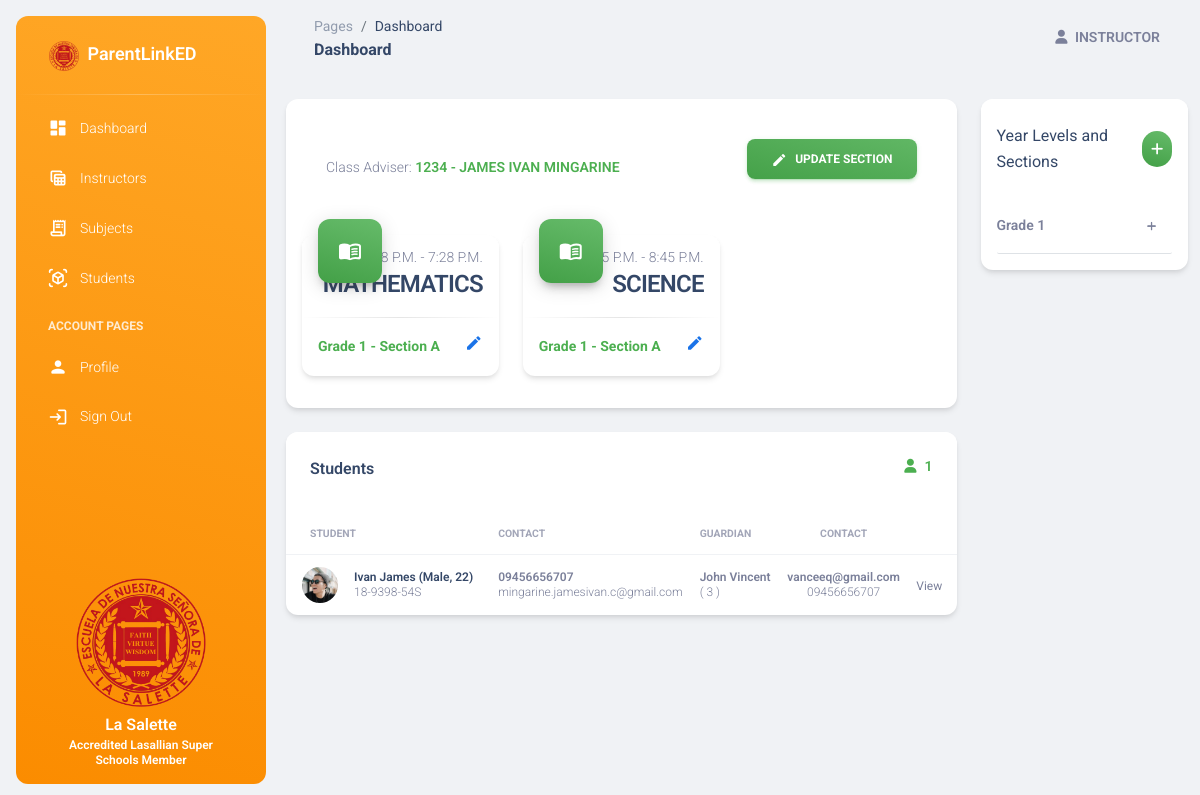
Screenshot of /section/grade-1-section-a/ (signed in) with the database file from the repository.
### base/models.py (models this page shows, shortened)
class YearLevelSection(models.Model):
    year_levels = [
        ('Grade 1', 'Grade 1'),
        ('Grade 2', 'Grade 2'),
        ('Grade 3', 'Grade 3'),
        ('Grade 4', 'Grade 4'),
        ('Grade 5', 'Grade 5'),
        ('Grade 6', 'Grade 6'),
    ]
    year_level = models.CharField(max_length=10, choices=year_levels)
    section = models.CharField(max_length=10)
    subjects = models.ManyToManyField(Subject, null=True, blank=True, related_name='year_level_sections')
    instructor = models.ForeignKey(Instructor, on_delete=models.CASCADE, related_name='year_level_sections', null = True, blank = True)
    slug = models.SlugField(max_length=255, unique=True, null=True, blank=True)
    def __str__(self):
        return f"{self.year_level} - {self.section}"

class Instructor(models.Model):
    user = models.OneToOneField(User, on_delete=models.CASCADE)
    employee_id = models.CharField(max_length=100, null = True, blank = True)
    contact_number = models.CharField(max_length=11, null = True, blank = True)
    address = models.CharField(max_length=255, null = True, blank = True)
    avatar = models.ImageField(upload_to='avatars/', default = '/default_avatar.png', null = True, blank = True)
    date_created = models.DateTimeField(auto_now_add=True, null = True, blank = True)
    def __str__(self):
        return f"{self.employee_id} - {self.user.first_name} {self.user.last_name}"

class Subject(models.Model):
    name = models.CharField(max_length=100)
    subject_code = models.CharField(max_length=100, null=True, blank=True)
    description = models.TextField(blank=True, null=True)
    day = models.CharField(max_length=100)
    start_time = models.TimeField()
    end_time = models.TimeField()
    slug = models.SlugField(max_length=255, unique=True, null=True, blank=True)

class Student(models.Model):
    firstname = models.CharField(max_length=100)
    lastname = models.CharField(max_length=100)
    student_id = models.CharField(max_length=100, null = True, blank = True)
    avatar = models.ImageField(upload_to='avatars/', default = '/default_avatar.png', null = True, blank = True)
    gender = models.CharField(max_length=10, null = True, blank = True)
    age = models.IntegerField(null = True, blank = True)
    year_level_section = models.ForeignKey(YearLevelSection, on_delete=models.CASCADE)
    date_created = models.DateTimeField(auto_now_add=True, null = True, blank = True)

class Guardian(models.Model):
    user = models.OneToOneField(User, on_delete=models.CASCADE)
    student = models.ManyToManyField(Student, related_name='guardians')
    age = models.IntegerField(null = True, blank = True)
    address = models.CharField(max_length=100, null = True, blank = True)
    contact_number = models.CharField(max_length=11, null = True, blank = True)
    gender = models.CharField(max_length=10, null = True, blank = True)
    avatar = models.ImageField(upload_to='avatars/', default = '/default_avatar.png', null = True, blank = True)
    relationship = models.CharField(max_length=100, null = True, blank = True)
    date_created = models.DateTimeField(auto_now_add=True, null = True, blank = True)

### base/views.py (the view)
# urls.py: path('section/<slug:section_slug>/', views.section_detail, name='section_detail'),
@login_required
def section_detail(request, section_slug):
    year_level_section = get_object_or_404(YearLevelSection, slug=section_slug)
    subjects = year_level_section.subjects.all()
    students = year_level_section.student_set.all()
    grouped_sections = get_grouped_sections()
    context = {
        'year_level_section': year_level_section,
        'subjects': subjects,
        'students': students,
        'grouped_sections': grouped_sections
    }
    return render(request, 'base/admin/sections.html', context)

### base/views.py (called while the page is built)
def get_grouped_sections():
    year_level_sections = YearLevelSection.objects.annotate(student_count=Count('student')).order_by('id', 'section')
    grouped_sections = {}
    for section in year_level_sections:
        year_level = section.year_level
        if year_level not in grouped_sections:
            grouped_sections[year_level] = []
        grouped_sections[year_level].append(section)
    return grouped_sections

### base/templates/base/admin/sections.html (shortened to what this page needs)
{% extends 'base.html' %}
{% block content %}
<div class="row">
  <div class="col-lg-9 col-md-7 mb-md-0 mb-4">
      <div class="card p-3">
        <div class="card-header d-flex justify-content-between align-items-center">
          <p class="text-sm mb-0">
            Class Adviser:
            <span class="font-weight-bold text-success text-uppercase"> {{ year_level_section.instructor }}</span>
          </p>
            <div class="dropdown ms-auto">
              <a type="button" href="javascript:;" class="btn text-white bg-gradient-success cursor-pointer" id="dropdownTable2" data-bs-toggle="dropdown" aria-expanded="false">
                <i class="material-icons text-md me-2">edit</i>Update Section
              </a>
            </div>
        </div>
        <div class="row">
          {% if subjects %}
            {% for subj in subjects %}
            <div class="col-xl-4 col-sm-6 mb-xl-0 mt-3 mb-4">
              <div class="card mb-3">
                  <div class="card-header p-3 pt-2">
                    <div class="icon icon-lg icon-shape bg-gradient-success shadow-dark text-center border-radius-xl mt-n4 position-absolute">
                        <i class="material-icons opacity-10">menu_book</i>
                    </div>
                    <div class="text-end pt-1">
                        <p class="text-sm mb-0 text-capitalize">{{ subj.day}} {{ subj.start_time}} - {{ subj.end_time}}</p>
                        <h4 class="mb-0 text-uppercase">{{subj.name}}</h4>
                    </div>
                  </div>
                  <hr class="dark horizontal my-0">
                  <div class="card-footer p-3 d-flex justify-content-between align-items-center">
                    <p class="mb-0 text-sm text-capitalize"><span class="text-success text-sm font-weight-bolder"> {{ year_level_section.year_level }} - {{ year_level_section.section }}</span></p>
                      <a type="button" class="text-info" data-bs-toggle="modal" data-bs-target="#edit_subject"
                        data-subject-id="{{ subj.id }}"
                        data-subject-name="{{ subj.name }}"
                        data-day="{{ subj.day }}"
                        data-start-time="{{ subj.start_time|date:'H:i' }}"
                        data-end-time="{{ subj.end_time|date:'H:i' }}"
                        data-description="{{ subj.description }}"
                      >
                        <i class="material-icons text-lg">edit</i>
                      </a>
                  </div>
              </div>
            </div>
            {% endfor %}
          {% else %}
            <p class="text-center">No subjects associated with this section </p>
          {% endif %}
        </div>
      </div>
    <div class="card mt-4">
      <div class="card-header d-flex justify-content-between">
          <h6>Students </h6>
          <p class="text-sm mb-0">
              <a href="" class="" type="button"><span class="font-weight-bold text-success ms-1"><i class="fa fa-user mx-2"></i>{{ students.count }}</span></a>
          </p>
      </div>
      <div class="table-responsive">
        <table class="table align-items-center mb-0 mt-0">
          <thead>
            <tr>
              <th class="text-uppercase text-secondary text-xxs font-weight-bolder opacity-7">Student</th>
              <th class="text-uppercase text-secondary text-xxs font-weight-bolder opacity-7 ps-2">Contact</th>
              <th class="text-uppercase text-secondary text-xxs font-weight-bolder opacity-7 ps-2">Guardian</th>
              <th class="text-center text-uppercase text-secondary text-xxs font-weight-bolder opacity-7">Contact</th>
              <th class="text-secondary opacity-7"></th>
            </tr>
          </thead>
          <tbody>
              {% for stud in students %}
              <tr>
                  <td>
                  <div class="d-flex px-2 py-1">
                      <div>
                      <img src="/static/assets/img/team-2.jpg" class="avatar avatar-sm me-3">
                      </div>
                      <div class="d-flex flex-column justify-content-center">
                      <h6 class="mb-0 text-xs">{{ stud.firstname }} {{ stud.lastname}} (Male, 22) </h6>
                      <p class="text-xs text-secondary mb-0">18-9398-54S</p>
                      </div>
                  </div>
                  </td>
                  <td>
                      <p class="text-xs font-weight-bold mb-0">09456656707</p>
                      <p class="text-xs text-secondary mb-0">mingarine.jamesivan.c@gmail.com</p>
                  </td>
                  <td>
                      {% for guard in stud.guardians.all %}
                    <p class="text-xs font-weight-bold mb-0">{{ guard.user.first_name }} {{ guard.user.last_name}}</p>
                    <p class="text-xs text-secondary mb-0">( {{ guard.user.id}} )</p>
                    {% empty %}
                      <p class="text-xs text-secondary mb-0">No Guardian Assigned</p>
                    {% endfor %}
                  </td>
                  <td class="text-center">
                    <p class="text-xs font-weight-bold mb-0">vanceeq@gmail.com</p>
                    <p class="text-xs text-secondary mb-0">09456656707</p>
                  </td>
                  <td class="align-middle">
                  <a href="javascript:;" class="text-secondary font-weight-normal text-xs" data-toggle="tooltip" data-original-title="Edit user">
                      View
                  </a>
                  </td>
              </tr>
              {% endfor %}
          </tbody>
        </table>
      </div>
    </div>
  </div>
  {% include 'base/admin/section_tab.html' %}
</div>
{% endblock %}

### templates/includes/nav.html (shortened to what this page needs)
<nav class="navbar navbar-main navbar-expand-lg px-0 mx-4 shadow-none border-radius-xl" id="navbarBlur" data-scroll="true">
    <div class="container-fluid py-1 px-3">
      <nav aria-label="breadcrumb">
        <ol class="breadcrumb bg-transparent mb-0 pb-0 pt-1 px-0 me-sm-6 me-5">
          <li class="breadcrumb-item text-sm"><a class="opacity-5 text-dark" href="javascript:;">Pages</a></li>
          <li class="breadcrumb-item text-sm text-dark active" aria-current="page">Dashboard</li>
        </ol>
        <h6 class="font-weight-bolder mb-0">Dashboard</h6>
      </nav>
      <div class="collapse navbar-collapse mt-sm-0 mt-2 me-md-0 me-sm-4" id="navbar">
        <ul class="navbar-nav  justify-content-end">
          <li class="nav-item d-flex align-items-center">
            <a href="../pages/sign-in.html" class="nav-link text-body font-weight-bold px-0">
              <i class="fa fa-user me-sm-1"></i>
              <span class="d-sm-inline d-none text-uppercase">{{ request.user}}</span>
            </a>
          </li>
        </ul>
      </div>
    </div>
  </nav>

### base/templates/base/admin/section_tab.html (shortened to what this page needs)
<div class="col-lg-3 col-md-5">
    <div class="card h-auto">
        <div class="card-header pb-0 px-3">
           <div class="d-flex justify-content-between align-items-center">
                 <a href="" class="mb-0" data-bs-toggle="tooltip" data-bs-title="view">Year Levels and Sections</a>
                 <a href="" type="button" data-bs-toggle="modal" data-bs-target="#add_new_instructor" class="bg-gradient-success avatar avatar-sm text-white"><i class="fa fa-plus"></i></a>
           </div>
        </div>
        <div class="card-body pt-4 p-3">
            <div class="accordion" id="accordionRental">
                {% for year_level, sections in grouped_sections.items %}
                    <div class="accordion-item">
                        <button class="accordion-button border-bottom font-weight-bold collapsed" type="button" data-bs-toggle="collapse" data-bs-target="#collapse_{{ year_level|slugify }}" aria-expanded="false" aria-controls="collapse_{{ year_level|slugify }}">
                            <small>{{ year_level }}</small>
                            <i class="collapse-close fa fa-plus text-xxs pt-1 position-absolute end-0 me-3" aria-hidden="true"></i>
                            <i class="collapse-open fa fa-minus text-xxs pt-1 position-absolute end-0 me-3" aria-hidden="true"></i>
                        </button>
                    </div>
                {% endfor %}
            </div>
        </div>
    </div>
</div>

### static/assets/css/nucleo-svg.css (style rules this page uses)
.icon { display: inline-block; color: #111111; height: 1em; width: 1em; }
.icon-lg { height: 1.6em; width: 1.6em; }
.icon { fill: currentColor; stroke: none; }

### rows the page displays
YearLevelSection: instructor "1234 - JAMES IVAN MINGARINE", year_level "Grade 1", section "Section A", count "1"
Subject: day "M-W-F", start_time "6:28 P.m.", end_time "7:28 P.m.", name "MATHEMATICS"
Subject: day "M-W-F", start_time "7:45 P.m.", end_time "8:45 P.m.", name "SCIENCE"
Student: firstname "Ivan", lastname "James"
Guardian: user.first_name "John", user.last_name "Vincent", user.id "3"

### other values shown
{{ request.user }} "INSTRUCTOR"
